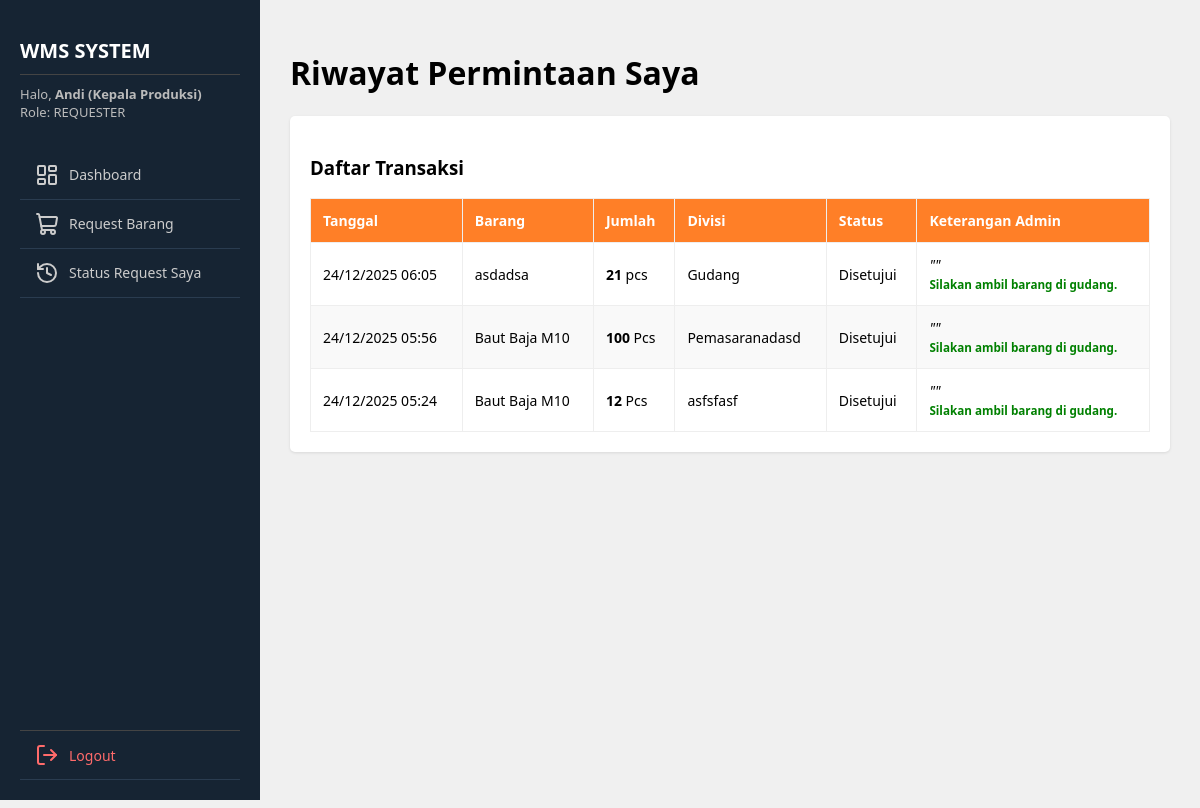
The app's page /transaksi/riwayat_request.php (signed in) with its own data.
### tables this page shows
CREATE TABLE `transaksi` (
  `id` int(11) NOT NULL,
  `id_barang` int(11) NOT NULL,
  `id_user` int(11) NOT NULL,
  `id_supplier` int(11) DEFAULT NULL,
  `id_divisi` int(11) DEFAULT NULL,
  `jenis` enum('masuk','keluar','adjustment') NOT NULL,
  `jumlah` int(11) NOT NULL,
  `tanggal` datetime DEFAULT current_timestamp(),
  `keterangan` text DEFAULT NULL,
  `status` enum('pending','approved','rejected','completed') NOT NULL DEFAULT 'completed',
  `stok_awal_sistem` int(11) DEFAULT NULL
);

CREATE TABLE `barang` (
  `id` int(11) NOT NULL,
  `kode_barang` varchar(20) NOT NULL,
  `nama_barang` varchar(100) NOT NULL,
  `kategori` enum('Bahan Baku','Barang Jadi','Sparepart') NOT NULL,
  `stok` int(11) NOT NULL DEFAULT 0,
  `stok_minimal` int(11) NOT NULL DEFAULT 10,
  `satuan` varchar(20) NOT NULL,
  `id_lokasi` int(11) DEFAULT NULL
);

CREATE TABLE `divisi` (
  `id` int(11) NOT NULL,
  `nama_divisi` varchar(100) NOT NULL
);

### transaksi/riwayat_request.php (the view, shortened to what this page needs)
<?php
include '../config/koneksi.php';
$id_user = $_SESSION['id_user'];
?>
<?php include '../includes/header.php'; ?>
    <div class="wrapper">
        <?php include '../includes/sidebar.php'; ?>
        <div class="content">
            <h1>Riwayat Permintaan Saya</h1>
            <div class="card">
                <h3>Daftar Transaksi</h3>
                <table>
                    <thead>
                        <tr>
                            <th>Tanggal</th>
                            <th>Barang</th>
                            <th>Jumlah</th>
                            <th>Divisi</th>
                            <th>Status</th>
                            <th>Keterangan Admin</th>
                        </tr>
                    </thead>
                    <tbody>
                        <?php
                        $q = mysqli_query($koneksi, "
                            SELECT t.*, b.nama_barang, b.satuan, d.nama_divisi
                            FROM transaksi t
                            JOIN barang b ON t.id_barang = b.id
                            LEFT JOIN divisi d ON t.id_divisi = d.id
                            WHERE t.id_user = '$id_user' AND t.jenis = 'keluar'
                            ORDER BY t.tanggal DESC
                        ");
                        if(mysqli_num_rows($q) > 0){
                            while($row = mysqli_fetch_assoc($q)){
                                if($row['status'] == 'pending') $stat = "<span class='badge pending'>Menunggu</span>";
                                elseif($row['status'] == 'approved') $stat = "<span class='badge approved'>Disetujui</span>";
                                else $stat = "<span class='badge rejected'>Ditolak</span>";
                        ?>
                        <tr>
                            <td><?= date('d/m/Y H:i', strtotime($row['tanggal'])) ?></td>
                            <td><?= $row['nama_barang'] ?></td>
                            <td><b><?= $row['jumlah'] ?></b> <?= $row['satuan'] ?></td>
                            <td><?= $row['nama_divisi'] ?></td>
                            <td><?= $stat ?></td>
                            <td>
                                <i>"<?= $row['keterangan'] ?>"</i>
                                <?php if($row['status']=='approved'): ?>
                                    <br><small style="color:green; font-weight:bold;">Silakan ambil barang di gudang.</small>
                                <?php endif; ?>
                            </td>
                        </tr>
                        <?php
                            }
                        } else {
                            echo "<tr><td colspan='6' style='text-align:center; padding:30px; color:#888;'>Belum ada riwayat permintaan.</td></tr>";
                        }
                        ?>
                    </tbody>
                </table>
            </div>
        </div>
    </div>
</body>
</html>

### includes/header.php (style rules this page uses)
body { font-family: 'Segoe UI', Tahoma, Geneva, Verdana, sans-serif; background-color: #f0f0f0; margin: 0; padding: 0; display: flex; height: 100vh; overflow: hidden; }
.wrapper { display: flex; width: 100%; height: 100%; }
.content { flex: 1; padding: 30px; overflow-y: auto; height: 100%; }
.card { background: white; padding: 20px; border-radius: 5px; box-shadow: 0 1px 3px rgba(0, 0, 0, 0.1); margin-bottom: 20px; }
table { width: 100%; border-collapse: collapse; margin-top: 15px; font-size: 14px; }
th, td { border: 1px solid #eee; padding: 12px; text-align: left; }
th { background-color: #FF7F27; color: white; }
tr:nth-child(even) { background-color: #f9f9f9; }

### records on screen
transaksi: tanggal "24/12/2025 06:05", id_barang.nama_barang "asdadsa", jumlah "21", id_barang.satuan "pcs", id_divisi.nama_divisi "Gudang", status "Disetujui"
transaksi: tanggal "24/12/2025 05:56", id_barang.nama_barang "Baut Baja M10", jumlah "100", id_barang.satuan "Pcs", id_divisi.nama_divisi "Pemasaranadasd", status "Disetujui"
transaksi: tanggal "24/12/2025 05:24", id_barang.nama_barang "Baut Baja M10", jumlah "12", id_barang.satuan "Pcs", id_divisi.nama_divisi "asfsfasf", status "Disetujui"

### other values on screen
$nama_user "Andi (Kepala Produksi)"
$role_user "REQUESTER"
